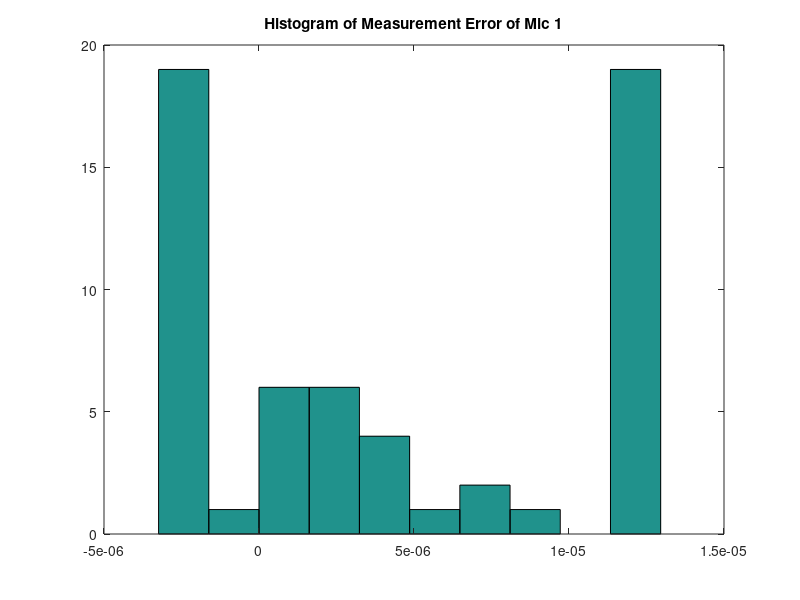

Write MATLAB code to recreate this figure. (Note: this script raises an error after producing the figure.)
%% Init
clc; clear; clf;
y.data = importdata("calibration.mat");
exp = importdata("experiment.mat");

%% 1
y.err = zeros(size(y.data));

y.avg = mean(y.data,2);

for m=1:7
    y.err(:,m) = y.data(:,m)-y.avg;
    mic.bias(m) = mean(y.err(:,m));
end
mic.var = var(y.err);

figure(1)
grid on;
hist(y.err(:,1))
title('Histogram of Measurement Error of Mic 1')  
set(gcf,'color','w')

clear y % cal data is now redundant

%% 2

for m=1:7
    y.cal(:,m) = exp.y(:,m)-mic.bias(m);
end

th_hat0 = [.1 .6 0];
maxiter = 100;
stds = diag(sqrt(mic.var));

th_hat =  th_hat0 ;zeros(length(y.cal(:,1))-1,3);
for i=1:length(y.cal(:,1))-1
    [th_hat(i+1,:), diagP(i+1,:)] = nls(y.cal(i,:),stds,th_hat(i,:),maxiter,exp.mic_locations);
end

figure(2)
plotresults(th_hat(:,1:2)',diagP,exp.mic_locations')

%% 3
p_til = th_hat(:,1:2)';
p0 = [.1 ; .6];
Q = 0.1*mean(diag(stds))*eye(2);
R = 6*Q;
time = length(p_til(1,:));
[p, diagPKF] = kfilt(p_til, R, Q, time);
figure(3)
plotresults(p,diagPKF,exp.mic_locations')

%% 4

p = ekfilt(exp.y',R,Q,time,exp.mic_locations)

%% Functions

function x = ekfilt(y, R, Q, time, miclocs)
    x = zeros(2,length(y));
    
    for k = 1:time
       H = Jacobian(y(:,k), miclocs)
       F = Jaocbian(x(:,k),miclocs)
       I = eye(size(H))
       % update
       K = P*H'/(H*P*H'+R);
       x(:,k) = x(:,k)+K(z(:,k)-h(x(:,k)));
       P = (I-K*H)*P;
       
    end
end

function [x, diagP] = kfilt(y, R, Q, time)
    % *osa indicates One-Step-Ahead prediction
    
    x = [y(:,1) zeros(2,length(y)-1)]; % x_hat(k|k) (after measuremtn update)
    A = eye(2); C=A; % In this specific case
    P = zeros(length(y(:,1))); % P(k|k)

    for k=1:time-1  
        K = P*C' /(R+C*P*C');       
        P = A*P*A' + Q - (A*P*C')/(R+C*P*C')*(A*P*C)';
        x(:,k+1) = A*x(:,k) +K*(y(:,k)-C*x(:,k));
        diagP(k+1,:) = diag(P);
    end
end

function [th_hat, diagP] = nls(y,stds,th_hat0,maxiter,miclocs)
    i=0;
    th = th_hat0;
    th_hat = th_hat0;
    sig = pinv(stds*stds');
    while i<maxiter
        J = Jacobian(th_hat,miclocs);
        ftheta = f(th_hat,miclocs);
        e = y-ftheta';
        P = (J'*sig*J);
        dth = P^-1*J'*sig*e';
        th_hat = th_hat + dth';
        i = i+1;
    end
    th = [th_hat0 ;th_hat];
    diagP =diag(P^-1);
end

function dist = d(th_hat,micloc)
    dist = sqrt((th_hat(1:2)-micloc) * (th_hat(1:2)-micloc)');
end

function ftheta = f(th_hat,mic_locations)
    ftheta = zeros(length(mic_locations(:,1)),1);
    c = 343; % speed of sound in [m/s]
    for m=1:7
        ftheta(m) = (th_hat(3) + (1/c) * d(th_hat,mic_locations(m,:)));
    end
end

function dF = Jacobian(theta,miclocs)
    c = 343; % speed of sound in [m/s]
    dF = zeros(length(miclocs(:,1)),length(theta(1,:)));
    for m=1:7
        dF(m,:) = [(theta(1)-miclocs(m,1))/(c*d(theta,miclocs(m,:)))  (theta(2)-miclocs(m,2))/(c*d(theta,miclocs(m,:)))  1];
    end
end